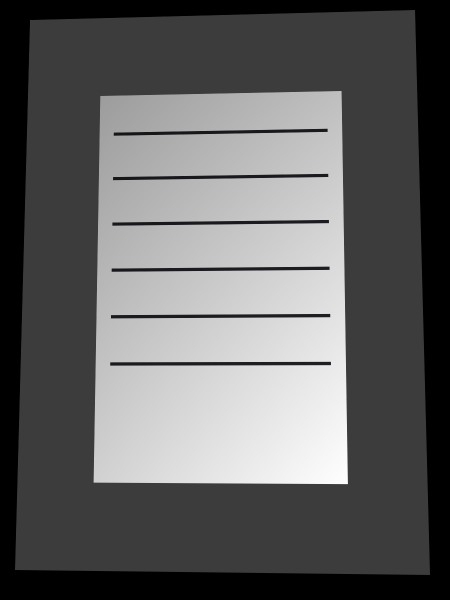
#> input picture bin-src/_smoke_photo.png, 900 x 1200 px (shown at 1/2 size)
$ python -i photo_scanner_cli.py   (imports and definitions only)
#> lines starting #> are read from the running program, lines starting #| are printed output that depends on the picture; after the words box and inside, x2 and y2 are one past the last pixel; in counts of white or black regions, pixels touching at a corner belong together
# -*- coding: utf-8 -*-
"""
Document Scanner (CLI) — classic computer-vision document scanning
==================================================================
Deterministic, CPU-friendly document scanner built on Pillow + OpenCV + numpy,
exposed as a CLI so the web app can drive it reliably.

Two subcommands:

  --detect <input> [--out-json <file>] [--rotate 0|90|180|270]
      Detects the four document corners in the input photo and writes the
      result as JSON:  {"corners": [[x,y], [x,y], [x,y], [x,y]]}
      or {"corners": null} when no confident document boundary was found.
      Corners are returned in the rotated (EXIF-transposed) pixel space and
      are ordered top-left, top-right, bottom-right, bottom-left.

  --jobs <jobs.json>
      Processes a batch of document pages. The jobs file carries per-page
      input paths, optional user-adjusted corners, rotation and scan mode:

        {
          "outputDir": "S:/.../output",
          "outputBase": "scan",
          "format": "png",                    // jpg | png | webp
          "pages": [
            { "input": "S:/.../input/a.jpg",  // absolute path
              "corners": [[x,y], [x,y], [x,y], [x,y]] | null,
              "rotate": 0,                    // 0 | 90 | 180 | 270 (source)
              "mode": "auto" }                // see scan modes below
          ]
        }

      For every page the engine:
          open (EXIF-transposed) -> rotate source -> detect corners (or use
          the supplied ones) -> perspective warp + crop -> scan enhancement ->
          save page-N.<ext>
      and additionally writes:
          scan.pdf   (multi-page PDF, JPEG-compressed pages, ~150 dpi)
          pages.zip  (ZIP of the enhanced page images)

Scan modes:
    original   natural, no enhancement
    auto       adaptive document cleanup (shadow removal, contrast, sharpen)
    bw         clean monochrome document — pure white paper, solid black ink
    grayscale  grayscale scan with enhanced readability
    color      preserve colours while improving readability
    magic      aggressive background whitening, colour and contrast boost

Exit codes:
    0  success
    2  usage / argument error
    1  processing error
"""

import argparse
import json
import math
import os
import sys
import zipfile

from PIL import Image, ImageOps

# ---------------------------------------------------------------------------
# Optional acceleration libraries
# ---------------------------------------------------------------------------

try:
    import numpy as _np
    import cv2 as _cv2
    HAVE_CV2 = True
except Exception:  # pragma: no cover
    _np = None
    _cv2 = None
    HAVE_CV2 = False

# [3 lines not run here, left out]

# ---------------------------------------------------------------------------
# Constants
# ---------------------------------------------------------------------------

DETECT_MAX_SIDE = 1280.0   # detection working copy long side (px)
DETECT_MIN_AREA = 0.030    # minimum contour area fraction for a confident hit
WARP_MAX_SIDE = 2600       # cap on the long side of a warped page
ILLUM_MAX_SIDE = 1200      # illumination estimate working copy long side

ROTATE_CV = {
    90: _cv2.ROTATE_90_CLOCKWISE,
    180: _cv2.ROTATE_180,
    270: _cv2.ROTATE_90_COUNTERCLOCKWISE,
}

PIL_FORMATS = {"jpg": "JPEG", "jpeg": "JPEG", "png": "PNG", "webp": "WEBP"}
OUTPUT_EXTS = {"jpg": ".jpg", "jpeg": ".jpg", "png": ".png", "webp": ".webp"}

MODES = ("original", "auto", "bw", "grayscale", "color", "magic", "removebg")


# ---------------------------------------------------------------------------
# Helpers
# ---------------------------------------------------------------------------

def clamp(value, low, high):
    return max(low, min(high, value))


def to_np_rgb(img):
    """Convert a PIL RGB image to a uint8 numpy array (HxWx3, RGB order)."""
    return _np.asarray(img.convert("RGB"), dtype=_np.uint8)


def from_np_rgb(arr):
    return Image.fromarray(_np.ascontiguousarray(arr))


# [106 lines left out: functions load_source, rotate_source, rotate_points, _order_points, _quad_from_contour, _quad_area and 2 more, not called in this run]


def _is_full_frame(quad, h, w):
    """True when the quad covers (almost) the whole image — a border, not a page."""
    return _quad_area(quad) >= 0.995 * w * h


# [116 lines left out: functions detect_corners, warp_perspective, not called in this run]


# ---------------------------------------------------------------------------
# Scan enhancement
# ---------------------------------------------------------------------------

def _background_estimate(rgb):
    """Smooth per-channel background/illumination estimate of the page."""
    h, w = rgb.shape[:2]
    scale = min(1.0, ILLUM_MAX_SIDE / max(h, w))
    small = rgb
    if scale < 1.0:
        small = _cv2.resize(
            rgb, (int(round(w * scale)), int(round(h * scale))),
            interpolation=_cv2.INTER_AREA,
        )
    sh, sw = small.shape[:2]
    ksize = max(15, int(min(sh, sw) * 0.15) | 1)
    bg = _cv2.GaussianBlur(small, (ksize, ksize), 0)
    if scale < 1.0:
        bg = _cv2.resize(bg, (w, h), interpolation=_cv2.INTER_LINEAR)
    return bg


def _illumination_gradient(rgb):
    """Relative strength of uneven lighting on the page (0..1+)."""
    bg = _background_estimate(rgb)
    lum = _cv2.cvtColor(bg, _cv2.COLOR_RGB2GRAY).astype(_np.float32)
    p2 = _np.percentile(lum, 2)
    p98 = _np.percentile(lum, 98)
    center = float(_np.median(lum))
    if center <= 1.0:
        return 0.0
    return float((p98 - p2) / center)


def normalize_illumination(rgb, strength):
    """Remove phone/finger shadows and lighting gradients (divisive model).

    The smooth background estimate is divided out channel-wise so genuine
    ink/text contrast (high frequency) is preserved while slow shadows fade.
    """
    bg = _background_estimate(rgb).astype(_np.float32)
    rgb_f = rgb.astype(_np.float32)
    center = float(_np.median(bg))
    if center <= 1.0:
        return rgb
    norm = rgb_f / (_np.maximum(bg, 1.0)) * center
    norm = _np.clip(norm, 0.0, 255.0)
    if strength >= 1.0:
        return norm.astype(_np.uint8)
    return _cv2.addWeighted(rgb, 1.0 - strength, norm.astype(_np.uint8), strength, 0)


def _percentile_stretch(gray, lo=1.0, hi=99.0):
    g = gray.astype(_np.float32)
    p_lo = float(_np.percentile(g, lo))
    p_hi = float(_np.percentile(g, hi))
    if p_hi - p_lo < 8.0:
        return gray
    stretched = (g - p_lo) * (255.0 / (p_hi - p_lo))
    return _np.clip(stretched, 0, 255).astype(_np.uint8)


# [34 lines left out: functions _clahe_l, _white_balance, _saturation_boost, not called in this run]


def _unsharp(rgb, radius, percent, threshold):
    blurred = _cv2.GaussianBlur(rgb, (0, 0), sigmaX=radius)
    sharp = _cv2.addWeighted(rgb, 1.0 + percent / 100.0, blurred, -percent / 100.0, 0)
    if threshold <= 0:
        return sharp
    diff = _cv2.absdiff(rgb.astype(_np.int16), sharp.astype(_np.int16))
    mask = (diff.mean(axis=-1) >= threshold).astype(_np.float32)[..., None]
    return (rgb.astype(_np.float32) * (1 - mask) + sharp.astype(_np.float32) * mask).astype(_np.uint8)


def _remove_blue_cast(rgb, strength=1.0):
    """Remove blue/cold color cast from the image.

    Uses two complementary strategies:
    1. LAB colour space — the 'b' channel encodes the blue-yellow axis.  A
       negative mean indicates a blue shift; we shift the channel toward neutral.
    2. RGB grey-world — if the blue mean exceeds the green mean we pull it down.
    """
    if strength <= 0:
        return rgb

    lab = _cv2.cvtColor(rgb, _cv2.COLOR_RGB2LAB).astype(_np.float32)
    _, a_ch, b_ch = _cv2.split(lab)

    # b channel: positive = yellow, negative = blue.  Neutral is ~128 (uint8)
    # but in float it sits around 0 after centering.  Analyse raw uint8 range.
    b_mean = float(_np.mean(b_ch))
    # b_mean < 128 → blue cast, > 128 → yellow cast
    blue_shift = max(0.0, 128.0 - b_mean)  # how far below neutral

    if blue_shift > 1.5:
        correction = blue_shift * 0.65 * strength
        b_ch = _np.clip(b_ch + correction, 0, 255)
        lab = _cv2.merge([lab[..., 0], a_ch, b_ch])
        rgb = _cv2.cvtColor(lab.astype(_np.uint8), _cv2.COLOR_LAB2RGB)

    # Second pass: RGB grey-world check
    r_mean = float(_np.mean(rgb[..., 0]))
    g_mean = float(_np.mean(rgb[..., 1]))
    b_mean_rgb = float(_np.mean(rgb[..., 2]))
    if b_mean_rgb > g_mean * 1.04:
        factor = (g_mean / max(b_mean_rgb, 1.0)) ** (0.5 * strength)
        rgb_f = rgb.astype(_np.float32)
        rgb_f[..., 2] = _np.clip(rgb_f[..., 2] * factor, 0, 255)
        rgb = rgb_f.astype(_np.uint8)

    return rgb


def _noise_level(gray):
    """Robust noise estimate: 25th percentile of local std (0..1)."""
    small = gray
    if max(gray.shape[:2]) > 1200:
        s = 1200.0 / max(gray.shape[:2])
        small = _cv2.resize(gray, (int(gray.shape[1] * s), int(gray.shape[0] * s)),
                            interpolation=_cv2.INTER_AREA)
    blur = _cv2.GaussianBlur(small.astype(_np.float32) / 255.0, (5, 5), 0)
    sq = blur * blur
    sq2 = _cv2.GaussianBlur((small.astype(_np.float32) / 255.0) ** 2, (5, 5), 0)
    var = _np.maximum(sq2 - sq, 0.0)
    return float(_np.percentile(_np.sqrt(var), 25))


# ---------------------------------------------------------------------------
# Enhancement modes
# ---------------------------------------------------------------------------

# [71 lines left out: functions _paper_estimate, _to_binary_doc, enhance_grayscale, not called in this run]


def enhance_bw(rgb):
    return _cv2.cvtColor(_to_binary_doc(rgb), _cv2.COLOR_GRAY2RGB)


_REMBG_SESSION = None


# [39 lines left out: functions enhance_removebg, enhance_color, enhance_magic, not called in this run]


def _analyze(rgb):
    small = rgb
    if max(rgb.shape[:2]) > 900:
        s = 900.0 / max(rgb.shape[:2])
        small = _cv2.resize(rgb, (int(rgb.shape[1] * s), int(rgb.shape[0] * s)),
                            interpolation=_cv2.INTER_AREA)
    gray = _cv2.cvtColor(small, _cv2.COLOR_RGB2GRAY)
    hsv = _cv2.cvtColor(small, _cv2.COLOR_RGB2HSV)
    return {
        "mean": float(gray.mean()) / 255.0,
        "contrast": float(gray.std()) / 255.0,
        "saturation": float(hsv[..., 1].mean()) / 255.0,
        "noise": _noise_level(gray),
    }


def enhance_auto(rgb):
    a = _analyze(rgb)
    out = _remove_blue_cast(rgb, 0.8)

    grad = _illumination_gradient(out)
    if grad > 0.05:
        strength = clamp((grad - 0.05) / 0.25, 0.3, 1.0)
        out = normalize_illumination(out, strength)

    is_gray_doc = a["saturation"] < 0.09
    if is_gray_doc:
        gray = _cv2.cvtColor(out, _cv2.COLOR_RGB2GRAY)
        if a["contrast"] < 0.18:
            gray = _clahe_l(_cv2.cvtColor(gray, _cv2.COLOR_GRAY2RGB), 2.0, 8)
            gray = _cv2.cvtColor(gray, _cv2.COLOR_RGB2GRAY)
        else:
            gray = _percentile_stretch(gray)
        gray = _unsharp(gray, 1.0, 40, 3)
        out = _cv2.cvtColor(gray, _cv2.COLOR_GRAY2RGB)
    else:
        if a["contrast"] < 0.14:
            out = _clahe_l(out, clip_limit=1.8, tile=8)
        elif 0.14 <= a["contrast"] < 0.3:
            out = _clahe_l(out, clip_limit=1.4, tile=8)
        else:
            lab = _cv2.cvtColor(out, _cv2.COLOR_RGB2LAB)
            l, c1, c2 = _cv2.split(lab)
            l = _percentile_stretch(l)
            out = _cv2.cvtColor(_cv2.merge((l, c1, c2)), _cv2.COLOR_LAB2RGB)
        out = _white_balance(out, 0.6)
        out = _saturation_boost(out, 1.06)

    if a["noise"] > 0.30:
        out = _cv2.medianBlur(out, 3)

    out = _unsharp(out, 1.0, 32, 3)
    return out


# [188 lines left out: functions enhance_scan, process_page, write_page, build_pdf, build_zip, run_detect and 3 more, not called in this run]


# [2 lines not run here, left out]

>>> import cv2
>>> picture = cv2.cvtColor(cv2.imread('_smoke_photo.png'), cv2.COLOR_BGR2RGB)
>>> result = enhance_auto(picture)
#> in _analyze, `hsv = _cv2.cvtColor(small, _cv2.COLOR_RGB2HSV)`: hsv: shape (900, 675, 3); mean H, S, V 2.2, 0.4, 98.3
#> in _noise_level, `var = _np.maximum(sq2 - sq, 0.0)`:
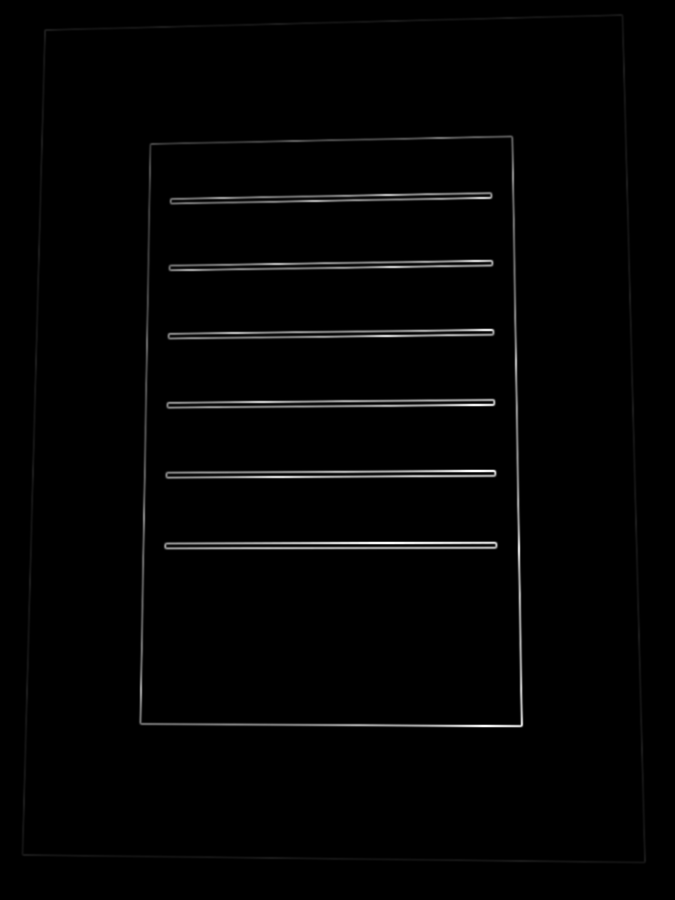
#> var: shape (900, 675) float32; min 0, max 0.122, mean 0.00166; drawn with min black and max white
#> in enhance_auto, `a = _analyze(rgb)`: a = {'mean': 0.385, 'contrast': 0.312, 'saturation': 0.00167, 'noise': 0}
#> in _remove_blue_cast, `lab = _cv2.cvtColor(rgb, _cv2.COLOR_RGB2LAB).astype(_np.float32)`:
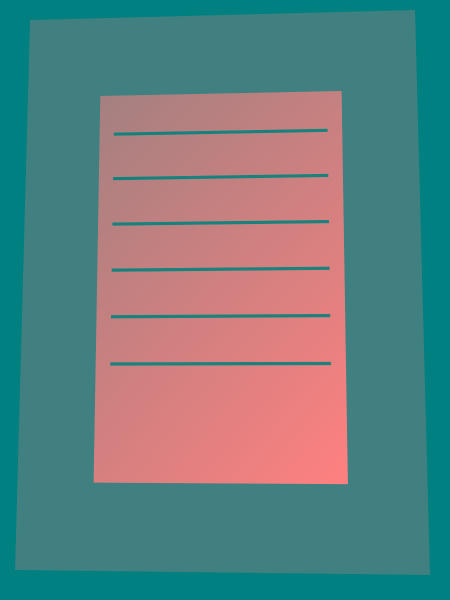
#> lab: shape (1200, 900, 3) float32 (shown at 1/2 size); mean R, G, B 102, 128, 128
#> in _remove_blue_cast, `b_mean = float(_np.mean(b_ch))`: b_mean = 128
#> in _remove_blue_cast, `blue_shift = max(0.0, 128.0 - b_mean)`: blue_shift = 0.0409
#> in _remove_blue_cast, `r_mean = float(_np.mean(rgb[..., 0]))`: r_mean = 98.23
#> in _remove_blue_cast, `b_mean_rgb = float(_np.mean(rgb[..., 2]))`: b_mean_rgb = 98.29
#> in _background_estimate, `bg = _cv2.GaussianBlur(small, (ksize, ksize), 0)`:
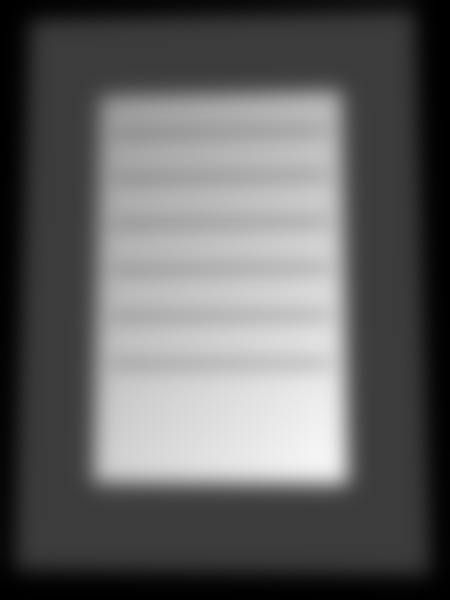
#> bg: shape (1200, 900, 3) (shown at 1/2 size); mean R, G, B 98.2, 98.2, 98.3
#> in _illumination_gradient, `p2 = _np.percentile(lum, 2)`: p2 = 1
#> in _illumination_gradient, `p98 = _np.percentile(lum, 98)`: p98 = 231
#> in _illumination_gradient, `center = float(_np.median(lum))`: center = 60
#> in enhance_auto, `grad = _illumination_gradient(out)`: grad = 3.83
#> in enhance_auto, `strength = clamp((grad - 0.05) / 0.25, 0.3, 1.0)`: strength = 1
#> in normalize_illumination, `center = float(_np.median(bg))`: center = 60
#> in normalize_illumination, `norm = rgb_f / (_np.maximum(bg, 1.0)) * center`:
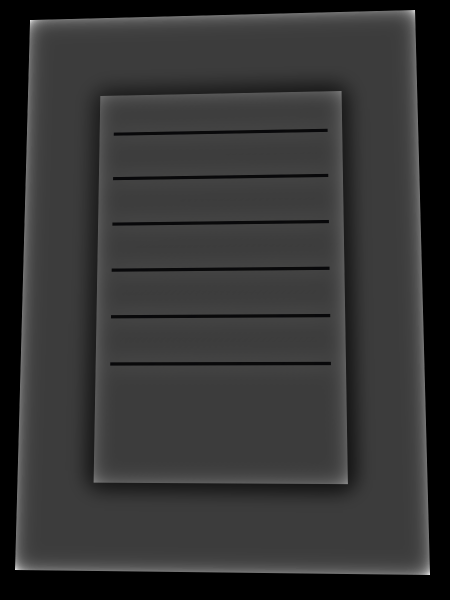
#> norm: shape (1200, 900, 3) float32 (shown at 1/2 size); mean R, G, B 51.5, 51.5, 51.5
#> in enhance_auto, `is_gray_doc = a["saturation"] < 0.09`: is_gray_doc = True
#> in _percentile_stretch, `p_lo = float(_np.percentile(g, lo))`: p_lo = 0
#> in _percentile_stretch, `p_hi = float(_np.percentile(g, hi))`: p_hi = 109
#> in _percentile_stretch, `return _np.clip(stretched, 0, 255).astype(_np.uint8)`:
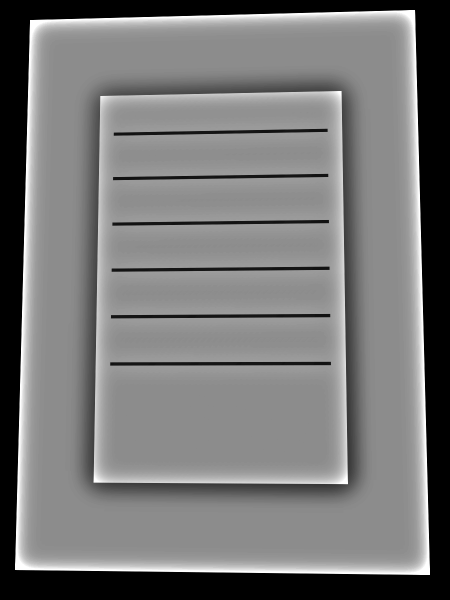
#> returned value: shape (1200, 900) (shown at 1/2 size); min 0, max 255, mean 119.3
#> in _unsharp, `diff = _cv2.absdiff(rgb.astype(_np.int16), sharp.astype(_np.int16))`:
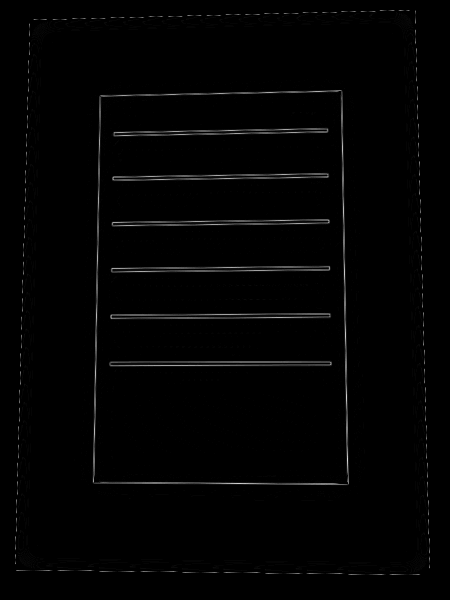
#> diff: shape (1200, 900) int16 (shown at 1/2 size); min 0, max 25, mean 0.3; drawn with min black and max white
#> in _unsharp, `mask = (diff.mean(axis=-1) >= threshold).astype(_np.float32)[..., None]`: mask = 1200 values, max 1 at index 264, min 0 at index 0, mean 0.0208
#> call 2 of _unsharp, with radius = 1, percent = 32, threshold = 3
#> in _unsharp (call 2), `mask = (diff.mean(axis=-1) >= threshold).astype(_np.float32)[..., None]`:
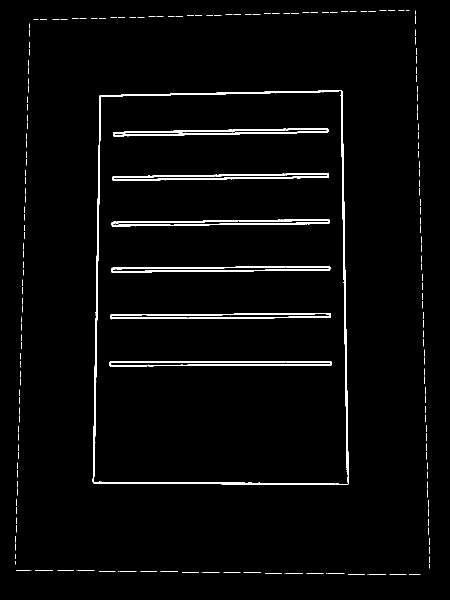
#> mask: shape (1200, 900, 1) float32 (shown at 1/2 size); values 0 (black) and 1 (white), 2.4% white; 206 white regions (179 under 20 px), largest, box (x1, y1, x2, y2) and area: (185, 180, 698, 970) 7948, (225, 346, 658, 362) 2620, (223, 438, 659, 453) 2610
